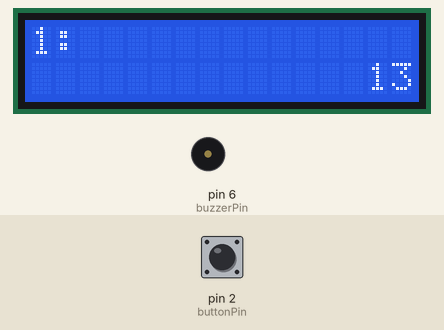
The sketch below on a simulated Arduino Uno, built with avr-gcc and run on an emulated ATmega328P. On the bench: 16×2 character LCD, buzzer (waves = sounding). The inputs (shaded band) are chosen by the test bench; at power-on: pin 2 (buttonPin) HIGH.

Above: at 1.2 s.
1.3 s: pin 2 (buttonPin) pulled LOW for 3.2 s
At 5.7 s:
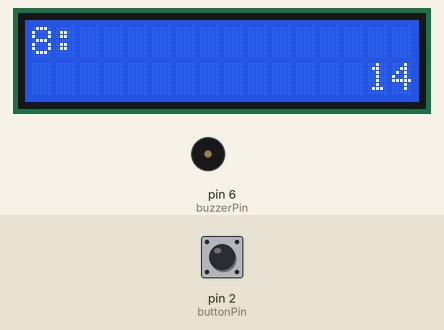
6.0 s: pin 2 (buttonPin) pulled LOW for 0.15 s
At 6.26 s:
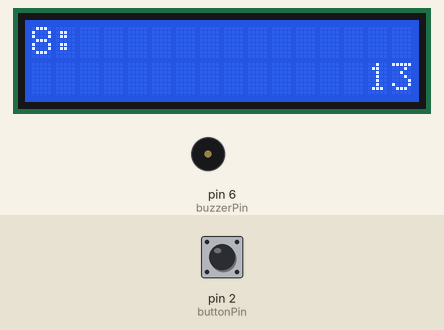
8.0 s: pin 2 (buttonPin) pulled LOW for 1 s
At 9.8 s:
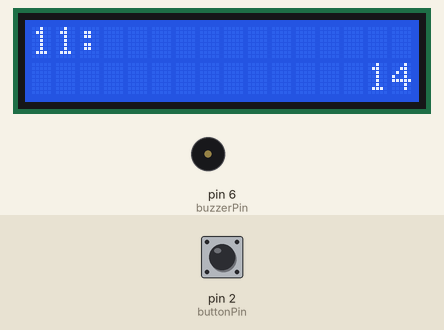
10.5 s: pin 2 (buttonPin) pulled LOW for 0.15 s
At 12.4 s:
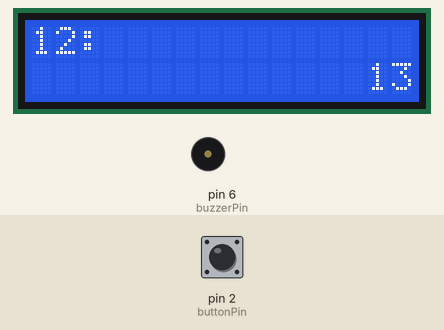
Timing chart, 0 to 13.5 s (numbered marks = the images above; inputs shaded):
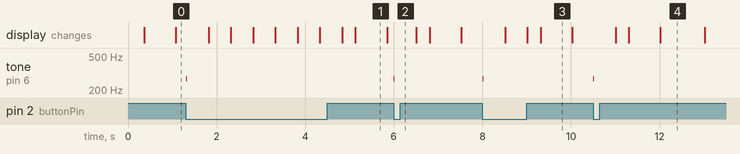

The sketch:

whoamigame.ino
```cpp
#include <LiquidCrystal.h>
LiquidCrystal lcd(13, 12, 11, 10, 9, 8);

int buttonPin = 2;
int buzzerPin = 6;
int buttonPressTime = 0;

long timeLimit = 15000;
long startTime = 0;
int roundNumber = 0;
const int arraySize = 25;

const char * words[arraySize] = {"moose", "beaver", "bear", "goose", "dog", "cat", "squirrel", "bird", "elephant", "horse",
                                  "giraffe", "seal", "bat", "skunk", "turtle", "whale", "rhino", "lion", "monkey", "frog", "alligator",
                                  "kangaroo", "hippo", "rabbit"};
int sequence[] = {-1, -1, -1, -1, -1, -1, -1, -1, -1, -1, -1, -1, -1, -1, -1, -1, -1, -1, -1, -1, -1, -1, -1, -1, -1};

void setup() {
  // put your setup code here, to run once:
  pinMode(buttonPin, INPUT_PULLUP);

  lcd.begin(16, 2);

//  generateRandomOrder();

//  showStartSequence();
}

void loop() {
  // put your main code here, to run repeatedly:
  for (int i = 0; i < arraySize; i++){
    lcd.clear();

    roundNumber = i+1;
    lcd.print(roundNumber);
    lcd.print(": ");
    lcd.print(words[sequence[i]]);

    startTime = millis();

    while (digitalRead(buttonPin) == HIGH){
      int roundedTime = round((timeLimit - (millis() - startTime)) / 1000);
      lcd.setCursor(14,1);
      lcd.print(" ");
      lcd.setCursor(14,1);
      lcd.print(roundedTime);
      delay(15);

      if (millis() - startTime > timeLimit){
//        gameOver();
        }

      if (digitalRead(buttonPin) == LOW) {
        tone(buzzerPin, 272, 10);
        }
      }
    delay(500);
    }

}
```

Measured:
- after the input at 1.3 s, tone on pin 6 (buzzerPin): silent → 272 Hz at once, → silent 0.01 s later
- after the input at 6.0 s, tone on pin 6 (buzzerPin): silent → 272 Hz at once, → silent 0.01 s later
- after the input at 8.0 s, tone on pin 6 (buzzerPin): silent → 272 Hz at once, → silent 0.01 s later
- after the input at 10.5 s, tone on pin 6 (buzzerPin): silent → 272 Hz at once, → silent 0.01 s later
- what the display in image 1 shows lasts 0.7 s, from 5.1 s to 5.8 s
